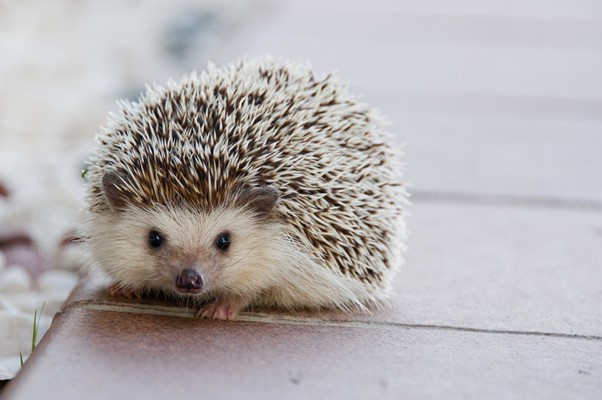
#> input picture picture1.jpg, 602 x 400 px
$ jupyter execute --allow-errors coding_exercises.ipynb
#> lines starting #> are read from the running program, lines starting #| are printed output that depends on the picture
# Coding Exercises

This notebook is where I practise basic programming concepts in Python. I'm using it to learn by doing, and to explain what I'm trying out along the way so that anyone reading it can follow along.

## What I want to achieve

- Learn the basics of Python, such as variables, loops and functions
- Work with data, for example loading a file and making a simple chart
- Automate a small task I currently do by hand
- Get comfortable using Jupyter notebooks and Markdown to document my work

# Hello, World!

The following code was created as my first attempt at programming in this course. It is meant to help me understand how to write and run code in GitHub Codespaces.

[cell 1]
print("Hello, World!")

## Concept: Classes, Objects and Methods

**Purpose:** To understand the concepts of classes, objects and methods in Python using Copilot.

**Initial prompt:** Could you suggest a modification of the Python code for "Hello, world!" to demonstrate the concept of classes, objects and methods to a complete beginner in programming? Please explain the code step-by-step highlighting any key aspects.

**Suggested prompts I tried:** none

[cell 2]
class Greeting:
    def __init__(self, name):
        self.name = name

    def say_hello(self):
        print("Hello,", self.name + "!")

alice = Greeting("Alice")
bob = Greeting("Bob")

alice.say_hello()
bob.say_hello()

## Concept: Functions

**Purpose:** To understand the concept of functions in Python using Copilot.

**Initial prompt:** Could you suggest a modification of the Python code for "Hello, world!" to demonstrate the concept of functions to a complete beginner in programming? Please explain the code step-by-step highlighting any key aspects.

**Suggested prompts I tried:** none

[cell 3]
def say_hello(name):
    print("Hello,", name)

say_hello("Alice")
say_hello("Bob")

## Concept: Loops

**Purpose:** To understand the concept of loops in Python using Copilot.

**Initial prompt:** Could you suggest a modification of the Python code for "Hello, world!" to demonstrate the concept of loops to a complete beginner in programming? Please explain the code step-by-step highlighting any key aspects.

**Suggested prompts I tried:** none

[cell 4]
for i in range(3):
    print("Hello, world!", i + 1)

**Learning outcome:** A loop repeats instructions. A `for` loop with `range(n)` repeats code n times, and the loop variable `i` counts 0, 1, 2 and so on, which is why I used `i + 1` to count from 1. The indented code is what gets repeated.

**Copilot experience:** Good step-by-step walkthrough, and the table showing the value of `i` for each repetition made it easy to understand why counting starts at 0.

## Example code: finding the most common word in a poem

My guess before running the code: the most common word will be "a" or "more".

[cell 5]
from collections import Counter

poem = "Shall I compare thee to a summer's day? Thou art more lovely and more temperate: Rough winds do shake the darling buds of May, And summer's lease hath all too short a date:"
words = [w.lower() for w in poem.split()]
counts = Counter(words)
most_common = counts.most_common(1)[0]
print("Most frequent word:", most_common[0], "appears", most_common[1], "times")

## Copilot translating my pseudocode

- **Copilot's response:** Copilot translated my pseudocode into Python using variables and print statements.
- **Did the code run?** Yes / No (skriv vad som hände)
- **Did it do what I expected?** Yes / No (skriv vad som skilde sig)
- **What worked well / not well:** (1-2 meningar)

[cell 6]
water = "boiled"

print("Put tea bag in cup")
print("Pour water into cup")

# Wait 3 minutes
print("Wait 3 minutes")

print("Remove tea bag")

print("Tea is ready")

## How I could improve the code

- Remove punctuation so that "day?" and "day" count as the same word
- Put the code inside a function so I can reuse it for other poems
- Show the five most common words instead of just one

## Embedding a YouTube video

In this section I use the library IPython.display to embed a YouTube video in my notebook. The video shows [skriv vad din video handlar om].

[cell 7]
from IPython.display import *

#> (a cell that did not finish here is left out)

**Learning outcome:** I learned to import a library with `from ... import *` (the asterisk means everything from the library) and to display a video by calling `YouTubeVideo` with the video ID from the URL.

## Displaying images and audio with IPython.display

In this section I use the library IPython.display to show an image and play two audio files.

[cell 9]
from IPython.display import Image
Image("picture1.jpg")

[cell 10]
from IPython.display import Audio
Audio("audio1.mid")
# audio2.ogg by Mehmet Okonsar (Artoffuge)
# Licensed under Creative Commons Attribution-Share Alike 3.0 Unported
# https://creativecommons.org/licenses/by-sa/3.0/
# Original: https://en.wikipedia.org/wiki/File:GoldbergVariations_MehmetOkonsar-1of3_Var1to10.ogg
Audio("audio2.ogg")

**Reflection:** The image displayed correctly. audio2.ogg played but audio1.mid did not (ändra om det blev annorlunda). A .mid file contains instructions for notes rather than recorded sound, and browsers usually cannot play it directly, whereas .ogg is a compressed audio format that browsers support.

## Looking at a picture as numerical data

Here I use matplotlib to read the picture into a variable and see the numbers behind it.

[cell 11]
from matplotlib import pyplot

[cell 12]
test_picture = pyplot.imread("picture1.jpg")
#> test_picture is the input picture: shape (400, 602, 3); mean R, G, B 180.7, 176.2, 177.1
print(test_picture)
#> (printed output is left out)
pyplot.imshow(test_picture)
#> (this line was passed over: IPython is not available in this run)

[cell 13]
test_picture_filtered = 2*test_picture/3
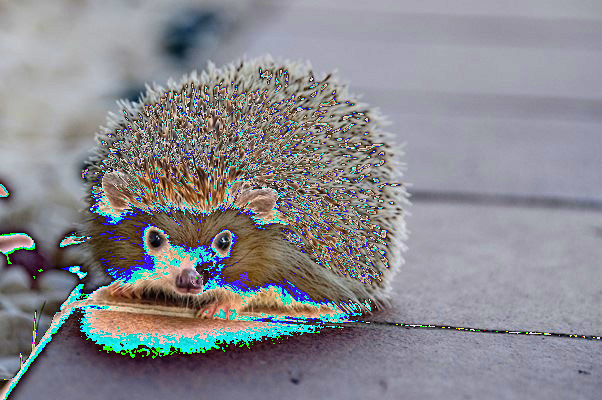
#> test_picture_filtered: shape (400, 602, 3) float64; mean R, G, B 45.6, 45.5, 47.3; drawn with min black and max white
pyplot.imshow(test_picture_filtered)
#> (this line was passed over: IPython is not available in this run)

**Question to Copilot:** Why can't a browser play .mid files but can play .ogg files?

**Answer:** An .ogg file contains encoded audio that the browser can decode and play directly. A .mid (MIDI) file contains musical instructions (which notes to play, which instrument, how long and how loud), more like sheet music than a recording. To hear it, a synthesizer and instrument sounds are needed, and browsers do not normally include these.

**My result:** audio2.ogg played and audio1.mid did not (ändra om det blev annorlunda för dig).

**Question to Copilot:** Why does multiplying a picture's pixel array by 2/3 change how it looks?

**Answer:** Each pixel is stored as numbers for red, green and blue (0-255). Multiplying all of them by 2/3 reduces every colour's intensity, so the image keeps roughly the same colours but gets darker.

**What I saw:** (skriv vad du såg, se nedan)

**Learning outcome:** An image is just an array of numbers, and changing the numbers changes the picture. This shows how images can be processed as data.

## Exploring scikit-learn (sklearn) datasets

**Purpose:** To learn how to load and explore datasets in the scikit-learn library, using Microsoft Copilot to explain each concept to an absolute beginner.

[cell 14]
from sklearn import datasets
iris = datasets.load_iris()
print(iris.keys())
print(iris.feature_names)
print(iris.data[:5])

**Learning outcome:** `from sklearn import datasets` gives access to built-in datasets. `datasets.load_iris()` loads one. It is stored like a dictionary: `data` holds the numbers, `feature_names` names the columns and `target` holds the labels.

## sklearn concept 1: Loading datasets

**Prompt:** I am an absolute beginner in coding. Please give me an example demonstrating how to load a built-in dataset using the sklearn datasets library, with a step-by-step explanation.

**Ambiguous terms I noted:** (skriv 1-2 ord du inte förstod, t.ex. "Bunch object")

[cell 15]
from sklearn.datasets import load_iris

# Load the Iris dataset
iris = load_iris()

# Display the available parts of the dataset
print("Dataset contents:")
print(iris.keys())

# Display the feature names
print("\nFeature names:")
print(iris.feature_names)

# Display the species names
print("\nSpecies names:")
print(iris.target_names)

# Display the first five rows of data
print("\nFirst five flowers:")
print(iris.data[:5])

# Display the first five labels
print("\nFirst five labels:")
print(iris.target[:5])

# Display information about the first flower
print("\nFirst flower measurements:")
print(iris.data[0])

# Display the species name of the first flower
print("\nFirst flower species:")
print(iris.target_names[iris.target[0]])

# Display a description of the dataset
print("\nDataset description:")
print(iris.DESCR)

**Learning outcome:** Built-in datasets are loaded with functions that start with `load_`. The result is a dictionary-like object holding the data, labels and descriptions.

## sklearn concept 2: Dataset structure (features and labels)

**Prompt:** I am an absolute beginner in coding. Please explain the structure of an sklearn dataset (features and labels), using the iris dataset as an example, with a step-by-step explanation.

[cell 16]
print("Feature names:", iris.feature_names)
print("Label names:", iris.target_names)
print("Shape of data (rows, columns):", iris.data.shape)
print("First flower's features:", iris.data[0])
print("First flower's label:", iris.target[0])

## sklearn concept 3: Exploring and visualizing data

**Prompt:** I am an absolute beginner in coding. Please show me how to calculate basic statistics and make a simple plot of the iris dataset from sklearn, with a step-by-step explanation.

[cell 17]
import numpy as np
from matplotlib import pyplot

print("Average of each feature:", np.mean(iris.data, axis=0))
print("Smallest values:", np.min(iris.data, axis=0))
print("Largest values:", np.max(iris.data, axis=0))

pyplot.scatter(iris.data[:, 0], iris.data[:, 1], c=iris.target)
#> (this line was passed over: IPython is not available in this run)
pyplot.xlabel(iris.feature_names[0])
#> (this line was passed over: IPython is not available in this run)
pyplot.ylabel(iris.feature_names[1])
#> (this line was passed over: IPython is not available in this run)
pyplot.show()

## Exploring other datasets

I chose `load_wine` because it has chemical measurements of wines, and `load_digits` because it contains images of handwritten numbers, which connects to my earlier work on images as data.

[cell 18]
wine = datasets.load_wine()
print(wine.feature_names)
print(wine.target_names)
print(wine.data.shape)
print(wine.data[0])
print(wine.target[0])

[cell 19]
digits = datasets.load_digits()
print(digits.data.shape)
print(digits.target[0])
pyplot.imshow(digits.images[0], cmap="gray")
#> (this line was passed over: IPython is not available in this run)
